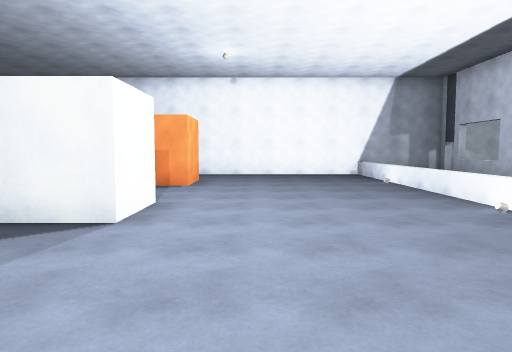
[1] (above)

12 first-person views from a walk through a Unity game level. The camera is 1.5 m above the floor, tilts 4° down and sees 70° across. The floor is counted in squares, 2 m on a side. Each view is taken from the middle of a square. On the plan, view 1 faces up. The plan holds only what a view shows up to about 11 squares ahead; the rest is blank. The place goes on beyond the plan. The player character is not drawn. Surface patterns are stand-ins for the level's own textures.

[2]
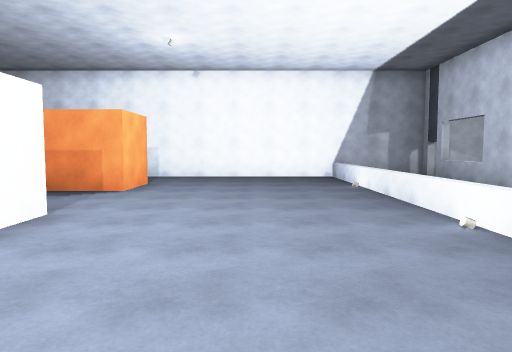

[3]
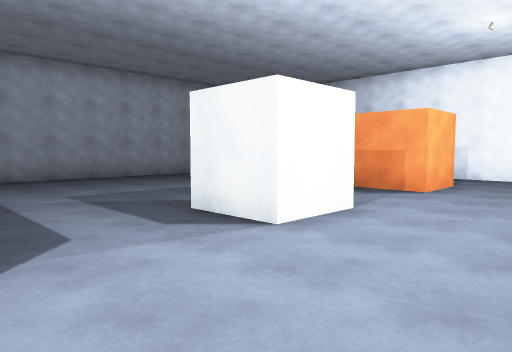

[4]
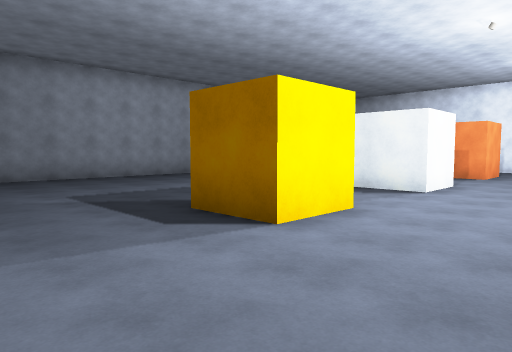

[5]
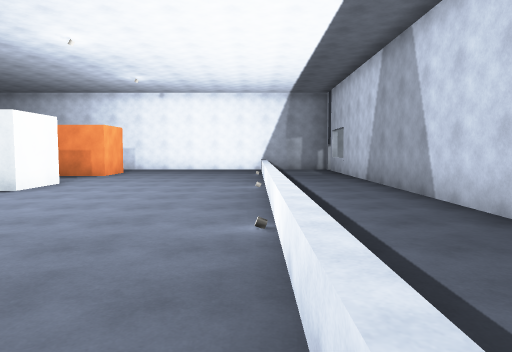

[6]
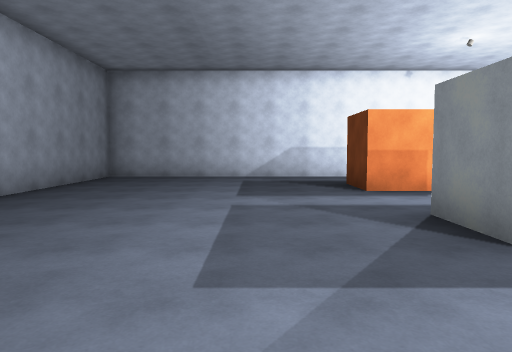

[7]
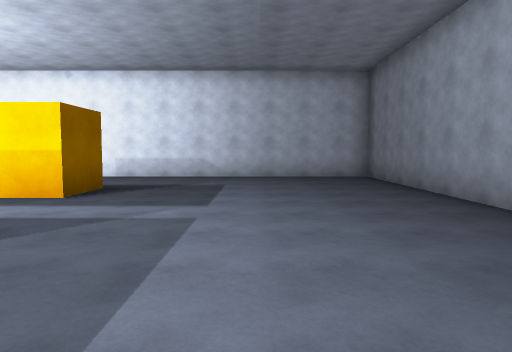

[8]
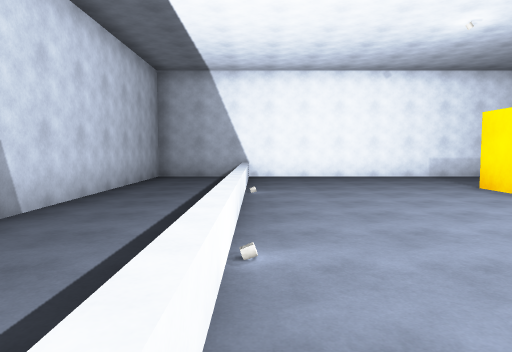

[9]
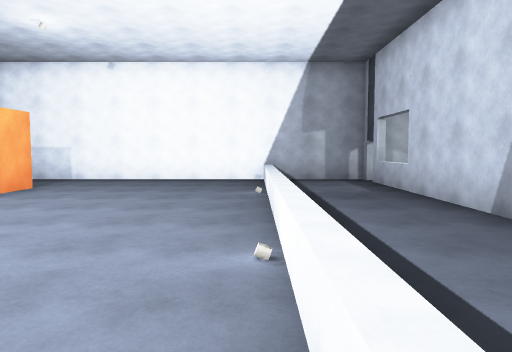

[10]
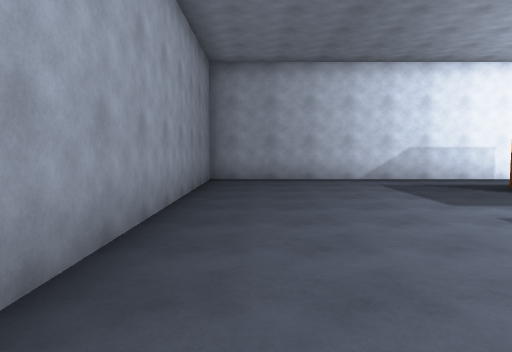

[11]
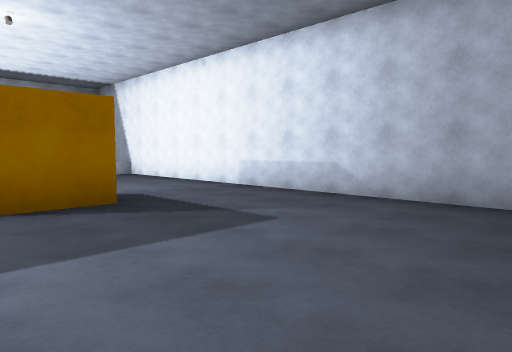

[12]
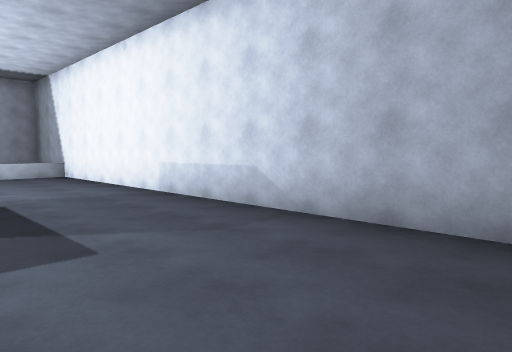

### Floor plan
Points are (right, up) in squares from view 1. A wall is a line through its corners. A room is listed if a view was taken in it or the views show most of it. See-through windows are left out.
Room 1 (views 1, 2, 3, 4, 5, 6, 7, 8, 9, 10, 11, 12)
walls: (-1.4, 5.4) (-1.4, 3.8) (-3, 3.8) (-3, 5.2); (-1.4, 1.4) (-1.4, -0.2) (-3, -0.2) (-3, 1.3) (-1.9, 1.3); (-1.4, 9.4) (-1.4, 7.8) (-3, 7.8) (-3, 9.2); (5.9, 11.5) (-9.2, 11.5) (-9.2, -3.5) (5.8, -3.5) (5.8, 10.8)
low walls: (3.2, 2.9) (3.2, 5.1); (3.2, 6.9) (3.2, 8.9); (3.2, -1.1) (3.2, 0.6); (3.2, -3.5) (3.2, -1.9)

Positions as (right, up) in squares from view 1, and headings:
1: (0, 0), facing up
2: (1, 1), facing up
3: (1, 1), facing up-left
4: (1, -3), facing up-left
5: (3, -3), facing up
6: (-5, 1), facing up
7: (-6, 7), facing down
8: (3, 7), facing down
9: (3, 2), facing up
10: (-8, 2), facing up
11: (-8, 2), facing down-right
12: (-8, 0), facing down-right
